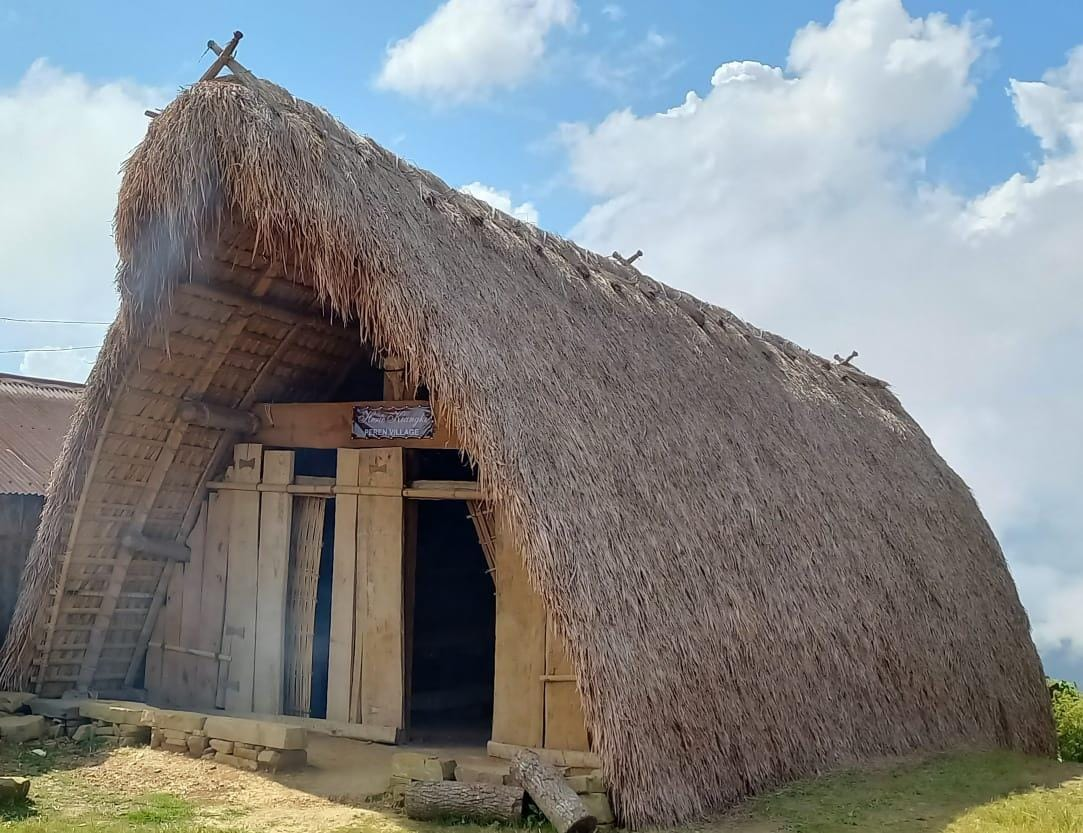
#> input picture attached_assets/A morung in Peren Village.jpg, 1083 x 833 px; its folder holds only this picture in this run
$ python enhance_images_ai.py
#> lines starting #> are read from the running program, lines starting #| are printed output that depends on the picture
#!/usr/bin/env python3
"""
Advanced AI Image Enhancement Script
Enhances images to look very scenic, bright, and HD using advanced AI techniques
"""

import os
from pathlib import Path
from PIL import Image, ImageEnhance, ImageFilter, ImageOps, ImageDraw
import numpy as np

# Try to import OpenCV for advanced processing
try:
    import cv2
    OPENCV_AVAILABLE = True
except ImportError:
    OPENCV_AVAILABLE = False
    print("Warning: OpenCV not available. Install with: pip install opencv-python")
    print("Falling back to PIL-only enhancement (still very good!)")

def create_smooth_shading_mask(height, width, center_focus=True):
    """
    Create a smooth shading mask for tonal adjustments
    """
    y, x = np.ogrid[:height, :width]
    if center_focus:
        # Radial gradient from center
        center_x, center_y = width // 2, height // 2
        mask = np.sqrt((x - center_x)**2 + (y - center_y)**2)
        max_dist = np.sqrt(center_x**2 + center_y**2)
        mask = 1 - (mask / max_dist) * 0.3  # 30% darker at edges
    else:
        # Linear gradient from top
        mask = 1 - (y / height) * 0.2  # 20% darker at bottom
    return np.clip(mask, 0.7, 1.0)

def apply_vignette_effect(img_array, strength=0.15):
    """
    Apply smooth vignette effect for artistic look
    """
    height, width = img_array.shape[:2]
    y, x = np.ogrid[:height, :width]
    center_x, center_y = width // 2, height // 2

    # Create radial mask
    mask = np.sqrt((x - center_x)**2 + (y - center_y)**2)
    max_dist = np.sqrt(center_x**2 + center_y**2)
    vignette = 1 - (mask / max_dist) * strength
    vignette = np.clip(vignette, 0.85, 1.0)

    # Apply vignette to each channel
    if len(img_array.shape) == 3:
        vignette = vignette[:, :, np.newaxis]

    return (img_array * vignette).astype(np.uint8)

def apply_glow_effect(img_array, intensity=0.1):
    """
    Apply subtle glow effect for dreamy look
    """
    if OPENCV_AVAILABLE:
        # Create soft glow using Gaussian blur
        blurred = cv2.GaussianBlur(img_array, (0, 0), 15)
        # Blend original with blurred version
        glowed = cv2.addWeighted(img_array, 1 - intensity, blurred, intensity, 0)
        return glowed
    return img_array

def enhance_image_advanced(image_path, output_path):
    """
    Advanced AI-powered image enhancement with smooth shading and effects
    """
    try:
        # Read image
        if OPENCV_AVAILABLE:
            img_bgr = cv2.imread(str(image_path))
#> img_bgr is the input picture: shape (833, 1083, 3); mean B, G, R 133.7, 132.9, 130.4
            if img_bgr is None:
                return False

            height, width = img_bgr.shape[:2]

            # Convert BGR to RGB for processing
            img_rgb = cv2.cvtColor(img_bgr, cv2.COLOR_BGR2RGB).astype(np.float32)

            # Convert to LAB color space for better color manipulation
            lab = cv2.cvtColor(img_bgr, cv2.COLOR_BGR2LAB)
#> lab: shape (833, 1083, 3); mean of channels 0, 1, 2 139.2, 128.4, 128.1
            l, a, b = cv2.split(lab)

            # Advanced CLAHE for brightness and contrast with smooth transitions
            clahe = cv2.createCLAHE(clipLimit=3.0, tileGridSize=(8, 8))
            l_enhanced = clahe.apply(l)

            # Merge LAB channels
            lab_enhanced = cv2.merge([l_enhanced, a, b])
#> lab_enhanced: shape (833, 1083, 3); mean of channels 0, 1, 2 139.8, 128.4, 128.1
            img_enhanced = cv2.cvtColor(lab_enhanced, cv2.COLOR_LAB2BGR)

            # Convert to RGB for further processing
            img_rgb = cv2.cvtColor(img_enhanced, cv2.COLOR_BGR2RGB).astype(np.float32)

            # Advanced denoising while preserving details
            img_rgb_uint8 = img_rgb.astype(np.uint8)
            img_rgb_uint8 = cv2.fastNlMeansDenoisingColored(
                cv2.cvtColor(img_rgb_uint8, cv2.COLOR_RGB2BGR),
                None, 5, 5, 7, 21
            )
            img_rgb = cv2.cvtColor(img_rgb_uint8, cv2.COLOR_BGR2RGB).astype(np.float32)

            # Smooth shading - apply radial gradient for depth
            shading_mask = create_smooth_shading_mask(height, width, center_focus=True)
            img_rgb = img_rgb * shading_mask[:, :, np.newaxis]
            img_rgb = np.clip(img_rgb, 0, 255)

            # Enhance saturation for scenic look
            img_rgb_uint8 = img_rgb.astype(np.uint8)
            hsv = cv2.cvtColor(img_rgb_uint8, cv2.COLOR_RGB2HSV).astype(np.float32)
            h, s, v = cv2.split(hsv)

            # Increase saturation by 25% for vibrant scenic look
            s = s * 1.25
            s = np.clip(s, 0, 255)
            # Slightly increase brightness
            v = v * 1.15
            v = np.clip(v, 0, 255)
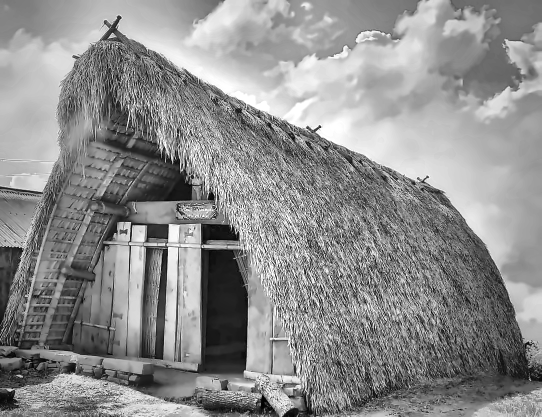
#> v: shape (833, 1083) float32 (shown at 1/2 size); min 0, max 255, mean 141.9
            hsv_enhanced = cv2.merge([h, s, v]).astype(np.uint8)
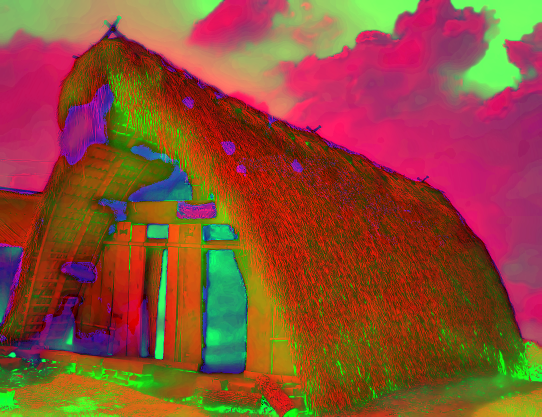
#> hsv_enhanced: shape (833, 1083, 3) (shown at 1/2 size); mean B, G, R 52.9, 76.2, 141.4
            img_rgb = cv2.cvtColor(hsv_enhanced, cv2.COLOR_HSV2RGB).astype(np.float32)

            # Apply subtle glow effect
            img_rgb = apply_glow_effect(img_rgb.astype(np.uint8), intensity=0.08).astype(np.float32)

            # Advanced sharpening using unsharp mask
            gaussian = cv2.GaussianBlur(img_rgb.astype(np.uint8), (0, 0), 1.5)
            img_rgb = cv2.addWeighted(img_rgb.astype(np.uint8), 1.8, gaussian, -0.8, 0)
            img_rgb = np.clip(img_rgb, 0, 255).astype(np.uint8)

            # Apply smooth vignette effect
            img_rgb = apply_vignette_effect(img_rgb, strength=0.12)
#> in apply_vignette_effect, `return (img_array * vignette).astype(np.uint8)`:
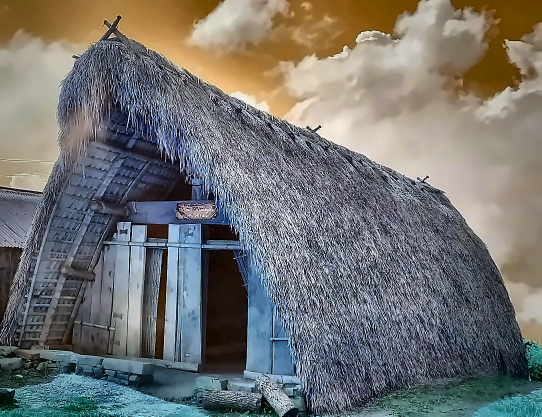
#> returned value: shape (833, 1083, 3) (shown at 1/2 size); mean of channels 0, 1, 2 112.9, 115.1, 114.9; drawn as B, G, R

            # Final smooth shading overlay for depth
            final_shading = create_smooth_shading_mask(height, width, center_focus=True)
            img_rgb = (img_rgb.astype(np.float32) * final_shading[:, :, np.newaxis]).astype(np.uint8)
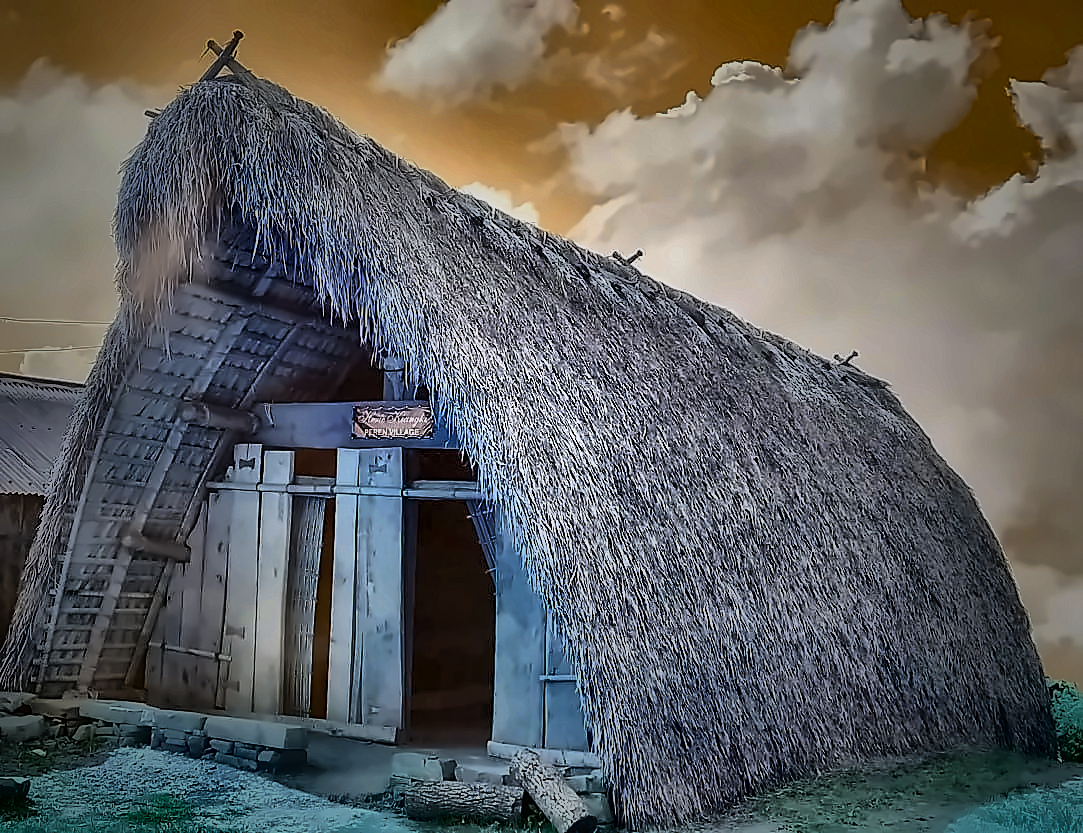
#> img_rgb: shape (833, 1083, 3); mean B, G, R 94.9, 96.2, 96

            # Convert back to BGR for saving
            img_final = cv2.cvtColor(img_rgb, cv2.COLOR_RGB2BGR)

            # Save with high quality
            cv2.imwrite(str(output_path), img_final, [cv2.IMWRITE_JPEG_QUALITY, 98])
            print(f"✓ Enhanced (AI Advanced + Effects): {os.path.basename(image_path)}")
            return True

        else:
            # Fallback to PIL with aggressive enhancements
            return enhance_image_pil_advanced(image_path, output_path)

    except Exception as e:
        print(f"✗ Error enhancing {image_path}: {str(e)}")
        # Fallback to PIL
        return enhance_image_pil_advanced(image_path, output_path)

# [123 lines left out: functions create_gradient_mask_pil, apply_vignette_pil, enhance_image_pil_advanced, not called in this run]

def enhance_images_in_directory(directory_path, overwrite=False):
    """
    Enhance all images in a directory with AI-powered techniques
    """
    directory = Path(directory_path)
    if not directory.exists():
        print(f"Directory not found: {directory_path}")
        return

    # Supported image extensions
    image_extensions = {'.jpg', '.jpeg', '.png', '.JPG', '.JPEG', '.PNG'}

    # Get all image files (exclude enhanced folder)
    image_files = [f for f in directory.iterdir()
                   if f.suffix in image_extensions and f.is_file()
                   and not f.name.startswith('.')]

    if not image_files:
        print("No image files found in directory")
        return

    print(f"Found {len(image_files)} image(s) to enhance...")
    print("=" * 60)
    print("Applying AI-powered enhancements with effects:")
    print("  • Brightness boost (15-25%)")
    print("  • Contrast enhancement (30%)")
    print("  • Vibrant color saturation (25-35%)")
    print("  • Advanced sharpening for HD clarity")
    print("  • Noise reduction")
    print("  • Scenic color grading")
    print("  • Smooth shading & depth effects")
    print("  • Subtle vignette for artistic look")
    print("  • Soft glow effect for dreamy quality")
    print("=" * 60)
    print()

    success_count = 0
    for image_file in image_files:
        if overwrite:
            output_path = image_file
        else:
            # Create backup and enhance
            backup_path = image_file.with_suffix(f'.backup{image_file.suffix}')
            if not backup_path.exists():
                import shutil
                shutil.copy2(image_file, backup_path)
            output_path = image_file

        success = enhance_image_advanced(image_file, output_path)

        if success:
            success_count += 1

    print()
    print("=" * 60)
    print(f"✓ Enhancement complete: {success_count}/{len(image_files)} images enhanced")
    if not overwrite:
        print(f"  Original images backed up with .backup extension")
    print("=" * 60)

if __name__ == "__main__":
    script_dir = Path(__file__).parent
    assets_dir = script_dir / "attached_assets"

    print()
    print("=" * 60)
    print("  AI-POWERED IMAGE ENHANCEMENT TOOL")
    print("  Making images scenic, bright, and HD quality")
    print("=" * 60)
    print()
    print(f"Target directory: {assets_dir}")
    print()

    if OPENCV_AVAILABLE:
        print("✓ OpenCV available - Using advanced AI techniques")
    else:
        print("⚠ OpenCV not available - Using PIL with aggressive enhancements")
        print("  (Install OpenCV for best results: pip install opencv-python)")

    print()

    # Ask user if they want to overwrite or create backups
    print("Enhancement mode:")
    print("  • Overwrite original files (faster, no backups)")
    print("  • Create backups (safer, keeps originals)")
    print()

    # For automation, we'll create backups by default
    overwrite = False

    enhance_images_in_directory(assets_dir, overwrite=overwrite)
    print()
    print("✨ All done! Images are now scenic, bright, and HD quality!")

$ run again, on attached_assets/Beneru Village.jpeg
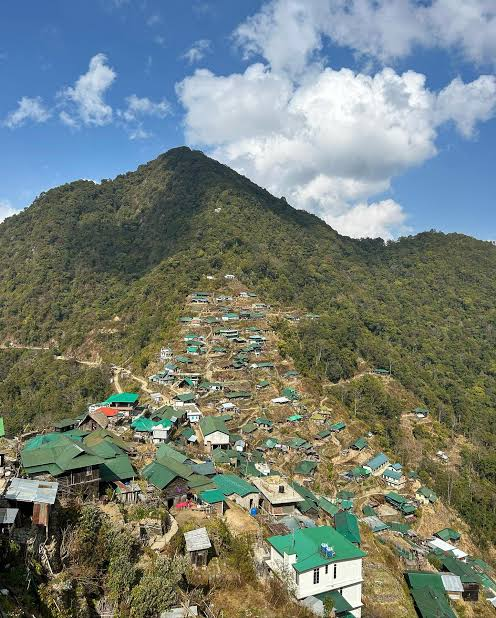
#> input picture attached_assets/Beneru Village.jpeg, 496 x 618 px
#> in enhance_image_advanced, img_bgr is the input picture: shape (618, 496, 3); mean B, G, R 120.8, 127.7, 117.4
#> lab: shape (618, 496, 3); mean of channels 0, 1, 2 132.9, 124.7, 131.3
#> lab_enhanced: shape (618, 496, 3); mean of channels 0, 1, 2 131.1, 124.7, 131.3
#> in apply_glow_effect, `blurred = cv2.GaussianBlur(img_array, (0, 0), 15)`:
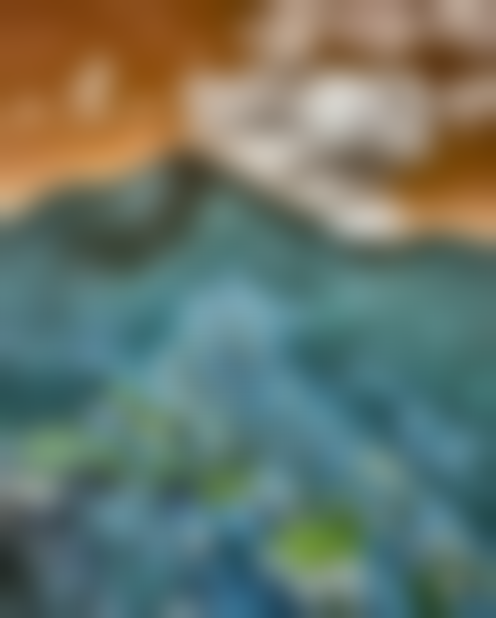
#> blurred: shape (618, 496, 3); mean of channels 0, 1, 2 105.7, 117.7, 105.7; drawn as B, G, R
#> in enhance_image_advanced, `img_rgb = cv2.addWeighted(img_rgb.astype(np.uint8), 1.8, gaussian, -0...`:
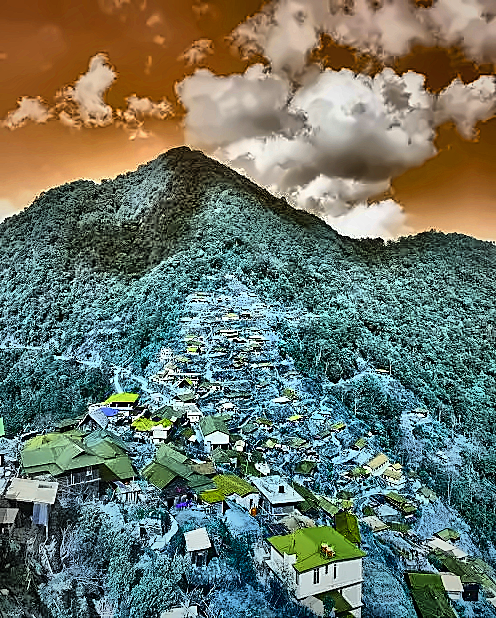
#> img_rgb: shape (618, 496, 3); mean B, G, R 105.8, 118.2, 107.6

$ run again, on attached_assets/Community & Preservation_2.jpg
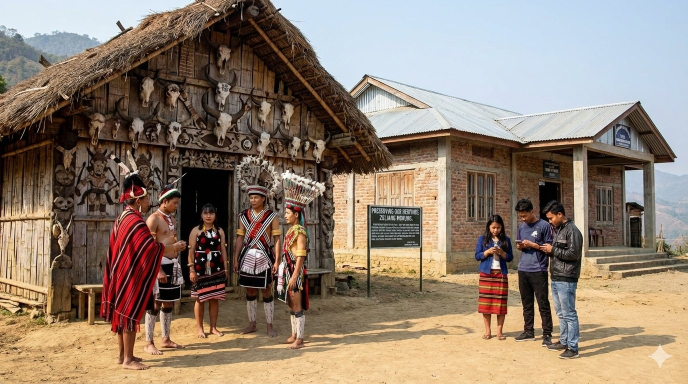
#> input picture attached_assets/Community & Preservation_2.jpg, 1376 x 768 px (shown at 1/2 size)
#> in enhance_image_advanced, img_bgr is the input picture: shape (768, 1376, 3); mean B, G, R 112.6, 127.5, 143.9
#> lab: shape (768, 1376, 3); mean of channels 0, 1, 2 135.8, 132.8, 138.9
#> lab_enhanced: shape (768, 1376, 3); mean of channels 0, 1, 2 145.7, 132.8, 138.9
#> in apply_vignette_effect, `return (img_array * vignette).astype(np.uint8)`:
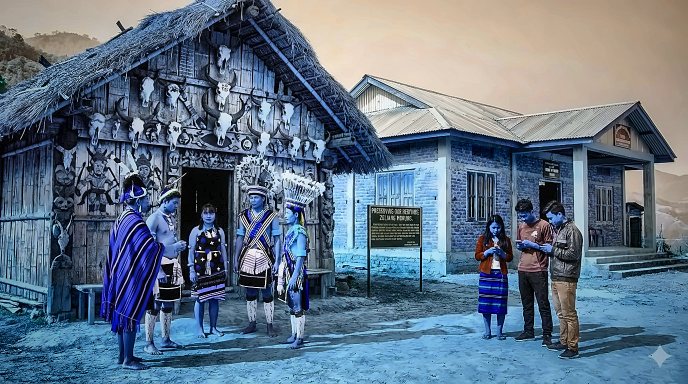
#> returned value: shape (768, 1376, 3) (shown at 1/2 size); mean of channels 0, 1, 2 134.1, 116.1, 98.8; drawn as B, G, R
#> in enhance_image_advanced, `img_rgb = (img_rgb.astype(np.float32) * final_shading[:, :, np.newaxis..`:
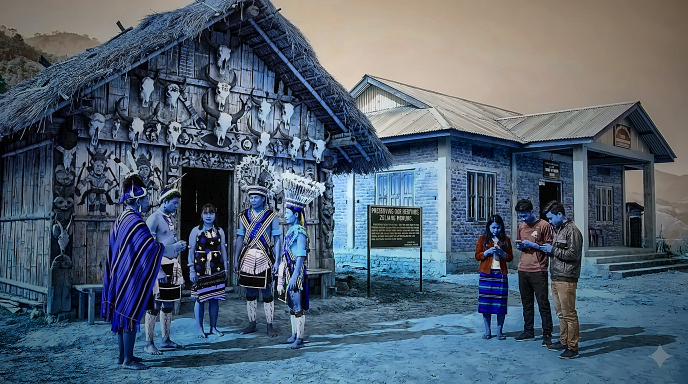
#> img_rgb: shape (768, 1376, 3) (shown at 1/2 size); mean B, G, R 112.6, 97.2, 82.5
